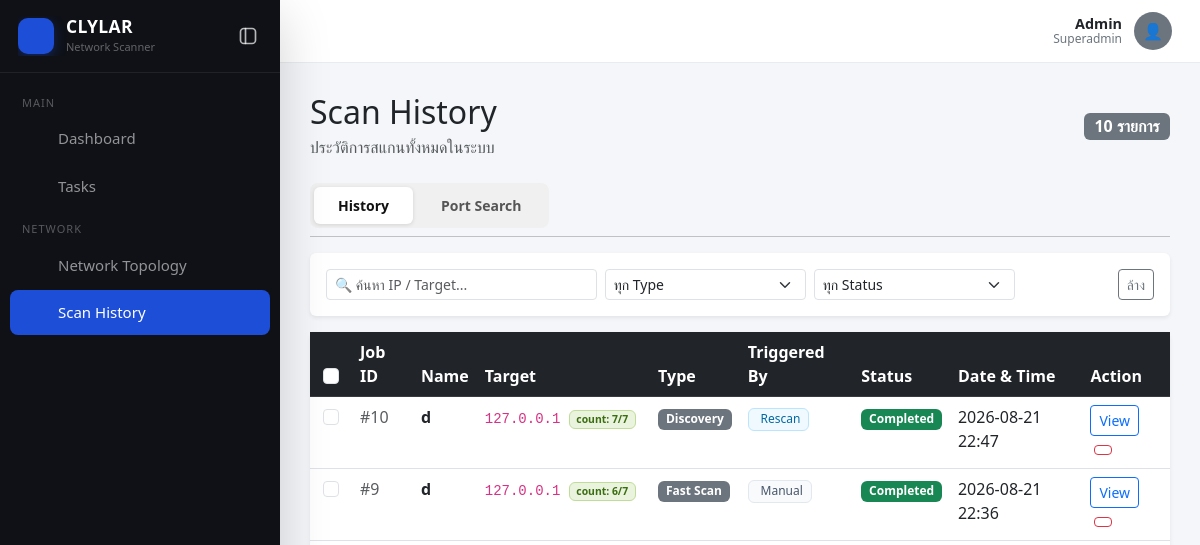
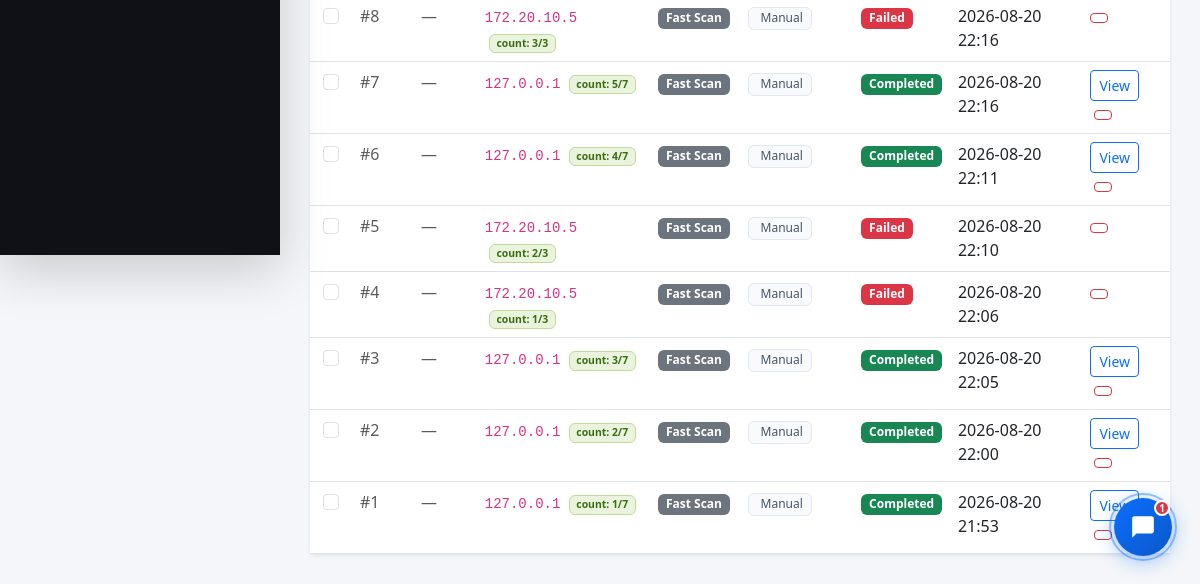
Page /history (signed in) on the earlier database version (2 pictures, top to bottom).
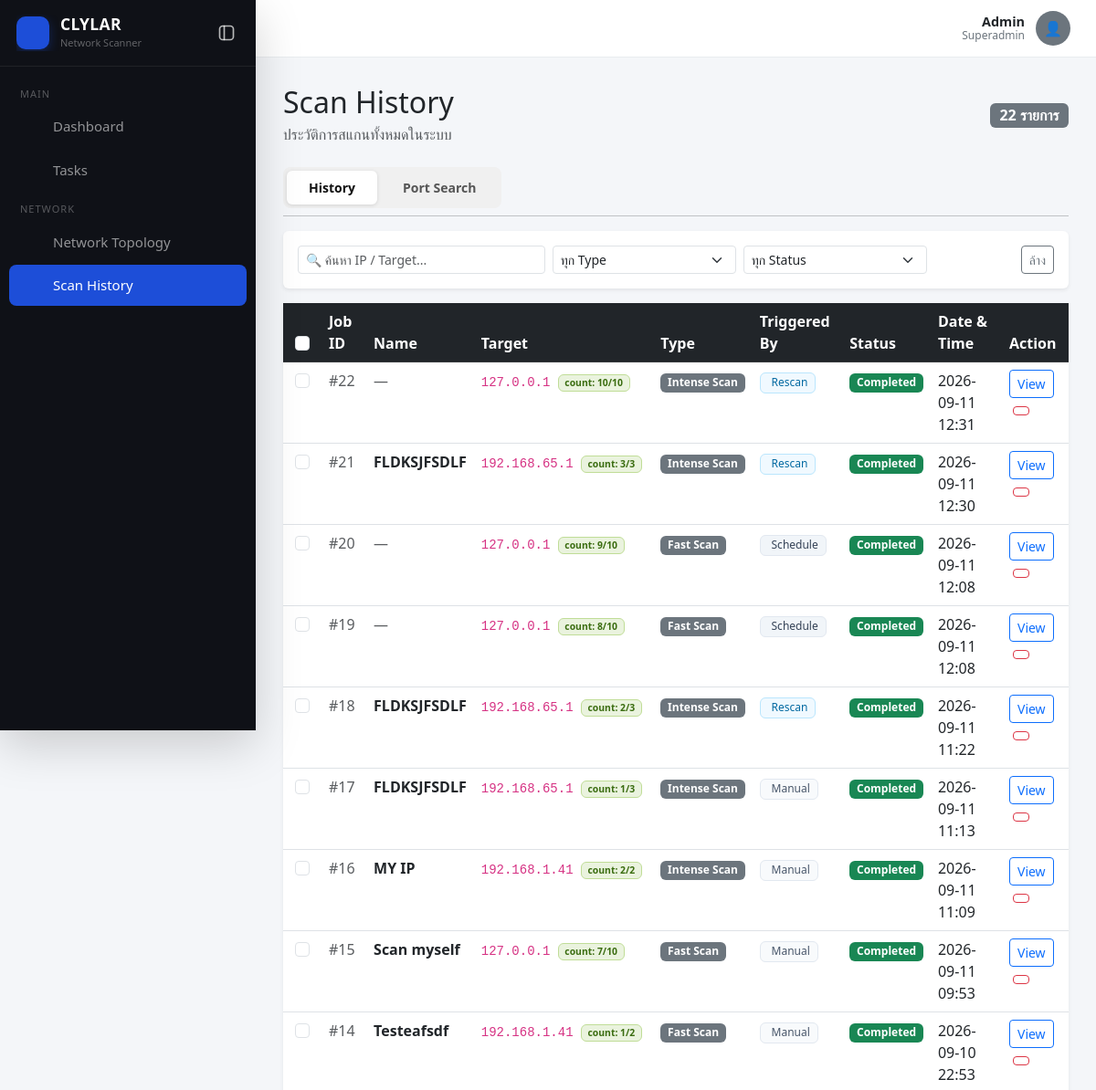
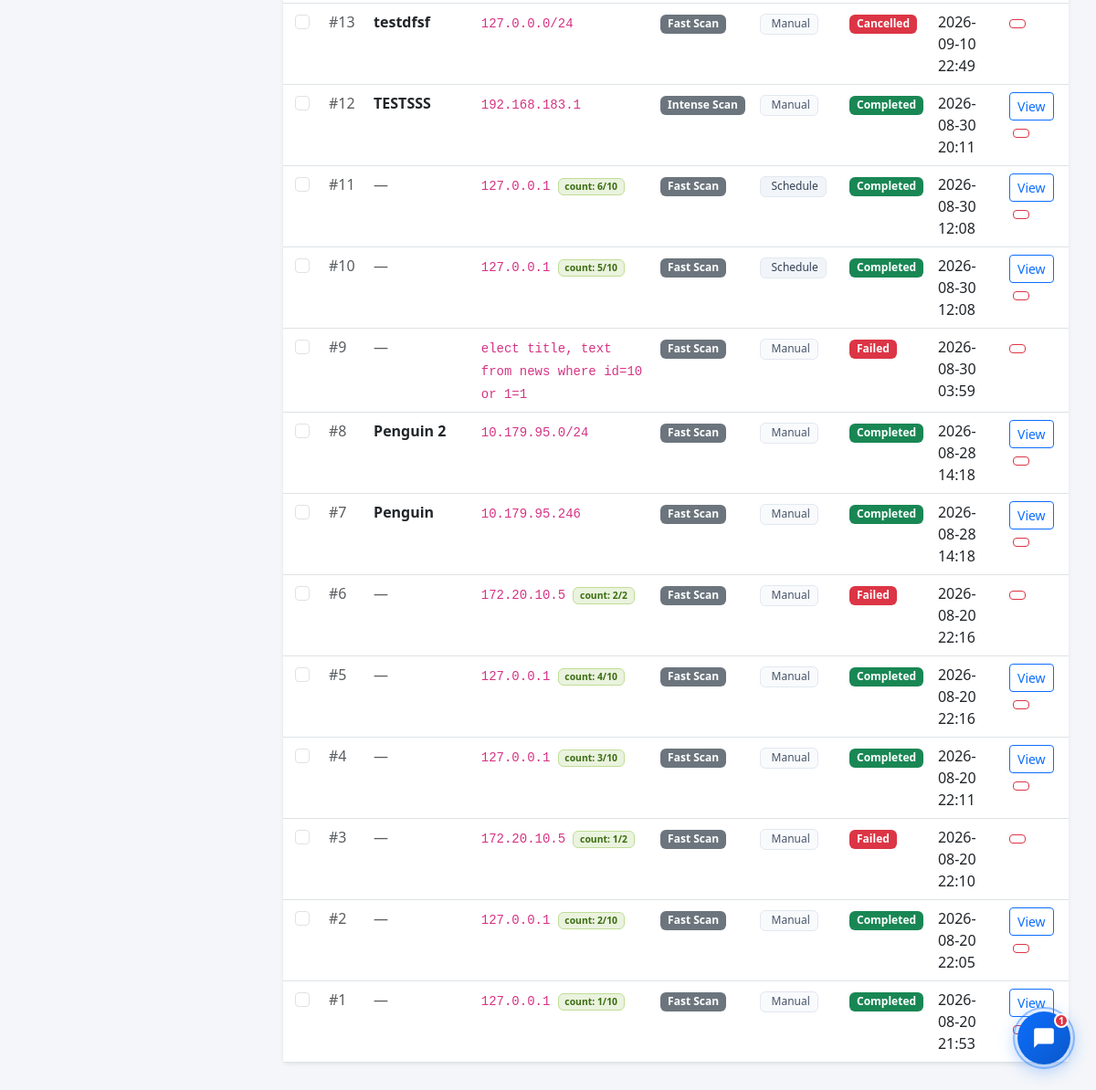
Same page on the later database version (2 pictures, top to bottom).
### models.py (models this page shows, shortened)
class User(UserMixin, db.Model):
    id = db.Column(db.Integer, primary_key=True)
    username = db.Column(db.String(50), unique=True, nullable=False)
    password_hash = db.Column(db.String(255), nullable=False)
    role = db.Column(db.String(20), default='user')
    created_by = db.Column(db.Integer, db.ForeignKey('user.id'), nullable=True)
    created_at = db.Column(db.DateTime, default=now_th)
    subordinates = db.relationship('User', backref=db.backref('creator', remote_side=[id]),
                                   foreign_keys=[created_by])
    @property
    def is_any_admin(self):
        return self.role in ('admin', 'superadmin')

class ScanJob(db.Model):
    id = db.Column(db.Integer, primary_key=True)
    scan_name = db.Column(db.String(150), nullable=True)
    target = db.Column(db.String(100), nullable=False)
    scan_type = db.Column(db.String(50))
    status = db.Column(db.String(20), default='Running')
    timestamp = db.Column(db.DateTime, default=now_th)
    result_data = db.Column(db.Text)
    triggered_by = db.Column(db.String(20), default='manual')
    owner_id = db.Column(db.Integer, db.ForeignKey('user.id'), nullable=True)
    owner = db.relationship('User', foreign_keys=[owner_id])

### app.py (the view)
@app.route('/history')
@login_required
def history_page():
    history = visible_scans_query().order_by(ScanJob.timestamp.desc()).all()
    from collections import defaultdict
    target_jobs = defaultdict(list)
    for j in history:
        target_jobs[j.target].append(j)
    scan_seq_map = {}
    for target, tlist in target_jobs.items():
        sorted_list = sorted(tlist, key=lambda x: x.timestamp or 0)
        for idx, tj in enumerate(sorted_list, 1):
            scan_seq_map[tj.id] = (idx, len(sorted_list))
    owner_seq_map = {}
    unique_owner_ids = {j.owner_id for j in history if j.owner_id is not None}
    for oid in unique_owner_ids:
        owner_all = ScanJob.query.filter_by(owner_id=oid).order_by(ScanJob.timestamp).all()
        for idx, tj in enumerate(owner_all, 1):
            owner_seq_map[tj.id] = idx
    return render_template('history.html', history=history,
                           scan_seq_map=scan_seq_map,
                           owner_seq_map=owner_seq_map)

### app.py (called while the page is built)
@app.template_filter('scan_label')
def scan_label_filter(value):
    return SCAN_TYPE_LABELS.get(value, value)

@app.template_filter('from_json')
def from_json_filter(value):
    if not value:
        return []
    try:
        import json as _json
        return _json.loads(value)
    except Exception:
        return []

@login_manager.user_loader
def load_user(user_id):
    return User.query.get(int(user_id))

def visible_scans_query():
    if current_user.role == 'superadmin':
        return ScanJob.query.filter_by(owner_id=current_user.id)
    elif current_user.role in ('admin', 'superadmin'):
        return ScanJob.query.filter_by(owner_id=current_user.id)
    else:
        admin_id = current_user.created_by
        if admin_id:
            return ScanJob.query.filter_by(owner_id=admin_id)
        return ScanJob.query.filter(ScanJob.id == None)  # ไม่เห็นอะไรเลย

### templates/history.html (shortened to what this page needs)
{% extends 'base.html' %}
{% block content %}
<div class="d-flex align-items-center justify-content-between mb-4">
    <div>
        <h2 class="mb-1">Scan History</h2>
        <p class="text-muted mb-0">ประวัติการสแกนทั้งหมดในระบบ</p>
    </div>
    <span class="badge bg-secondary fs-6">{{ history|length }} รายการ</span>
</div>
<div class="mt-3 mb-1">
    <div class="d-inline-flex rounded-3 p-1" style="background:#f0f0f0; gap:4px;">
        <button id="tab-history-btn" onclick="switchHistoryTab('history')"
                class="btn btn-sm fw-semibold rounded-2 px-4 py-2 hist-tab-btn active-tab"
                style="font-size:.875rem; transition:all .18s;">
            History
        </button>
        <button id="tab-portsearch-btn" onclick="switchHistoryTab('portsearch')"
                class="btn btn-sm fw-semibold rounded-2 px-4 py-2 hist-tab-btn"
                style="font-size:.875rem; transition:all .18s;">
            Port Search
        </button>
    </div>
</div>
<hr class="mt-2 mb-3">
<div>
<div id="tab-history">
<div class="card border-0 shadow-sm mb-3 p-3">
    <div class="row g-2 align-items-center">
        <div class="col-md-4">
            <input type="text" id="searchInput" class="form-control form-control-sm" placeholder="🔍 ค้นหา IP / Target...">
        </div>
        <div class="col-md-3">
            <select id="typeFilter" class="form-select form-select-sm">
                <option value="">ทุก Type</option>
            </select>
        </div>
        <div class="col-md-3">
            <select id="statusFilter" class="form-select form-select-sm">
                <option value="">ทุก Status</option>
            </select>
        </div>
        <div class="col-md-2 text-end">
            <button class="btn btn-sm btn-outline-secondary" onclick="clearFilters()">ล้าง</button>
        </div>
    </div>
</div>
<div class="card p-0 shadow-sm border-0">
    <table class="table table-hover mb-0" id="historyTable">
        <thead class="table-dark">
            <tr>
                {% if current_user.is_any_admin %}
                <th style="width: 42px; text-align: center;">
                    <input type="checkbox" class="form-check-input" id="selectAllCheckbox" title="เลือกทั้งหมด" style="cursor: pointer;">
                </th>
                {% endif %}
                <th>Job ID</th>
                <th>Name</th>
                <th>Target</th>
                <th>Type</th>
                <th>Triggered By</th>
                <th>Status</th>
                <th>Date & Time</th>
                <th>Action</th>
            </tr>
        </thead>
        <tbody id="historyBody">
            {% for job in history %}
            {% set job_data = job.result_data | from_json if job.result_data else [] %}
            <tr data-target="{{ job.target }}" data-type="{{ job.scan_type }}" data-status="{{ job.status }}" id="scan-row-{{ job.id }}" class="history-row">
                {% if current_user.is_any_admin %}
                <td class="text-center cb-cell" style="user-select: none; cursor: pointer;">
                    <input type="checkbox" class="form-check-input scan-row-cb"
                           value="{{ job.id }}"
                           data-scan-seq="#{{ owner_seq_map.get(job.id, job.id) }}"
                           data-target="{{ job.target }}"
                           data-name="{{ job.scan_name or '' }}"
                           {% if job.status == 'Running' %}disabled title="ไม่สามารถเลือก task ที่กำลังทำงานอยู่ได้"{% else %}style="cursor: pointer;"{% endif %}>
                </td>
                {% endif %}
                <td><span class="text-muted">#{{ owner_seq_map.get(job.id, job.id) }}</span></td>
                <td>
                    {% if job.scan_name %}
                        <span class="fw-semibold">{{ job.scan_name }}</span>
                    {% else %}
                        <span class="text-muted">—</span>
                    {% endif %}
                </td>
                <td>
                    <code>{{ job.target }}</code>
                    {% set seq_info = scan_seq_map.get(job.id) %}
                    {% if seq_info and seq_info[1] > 1 %}
                    <span class="badge ms-1" style="font-size:.65rem;background:#EAF3DE;color:#3B6D11;border:0.5px solid #C0DD97;" title="สแกนครั้งที่ {{ seq_info[0] }} จากทั้งหมด {{ seq_info[1] }} ครั้ง">count: {{ seq_info[0] }}/{{ seq_info[1] }}</span>
                    {% endif %}
                </td>
                <td><span class="badge bg-secondary">{{ job.scan_type | scan_label }}</span></td>
                <td>
                    {% if job.triggered_by == 'schedule' %}
                        <span class="badge" style="background:#f1f5f9;color:#334155;border:1px solid #e2e8f0;font-weight:500;">Schedule</span>
                    {% elif job.triggered_by == 'rescan' %}
                        <span class="badge" style="background:#f0f9ff;color:#0369a1;border:1px solid #bae6fd;font-weight:500;">Rescan</span>
                    {% elif job.triggered_by == 'drilldown' %}
                        <span class="badge" style="background:#f5f3ff;color:#6d28d9;border:1px solid #ddd6fe;font-weight:500;"><i class="ti ti-scan me-1"></i>Drill-down</span>
                    {% else %}
                        <span class="badge" style="background:#f8fafc;color:#475569;border:1px solid #e2e8f0;font-weight:500;">Manual</span>
                    {% endif %}
                </td>
                <td>
                    <span class="badge {{ 'bg-success' if job.status == 'Completed' else 'bg-danger' if job.status in ('Failed', 'Cancelled') else 'bg-warning text-dark' }}">
                        {{ job.status }}
                    </span>
                </td>
                <td>{{ job.timestamp.strftime('%Y-%m-%d %H:%M') }}</td>
                <td>
                    {% if job.status == 'Completed' %}
                        <a href="{{ url_for('scan_detail', scan_id=job.id) }}"
                           class="btn btn-sm btn-outline-primary">View</a>
                        {% if current_user.is_any_admin %}
                        <button class="btn btn-sm btn-outline-danger ms-1" title="Delete scan record"
                                data-scan-id="{{ job.id }}" data-target="{{ job.target }}" data-total="{{ scan_seq_map.get(job.id, (1,1))[1] }}"
                                onclick="confirmDelete(+this.dataset.scanId, this.dataset.target, +this.dataset.total)">
                        </button>
                        {% endif %}
                    {% elif job.status == 'Failed' %}
                        {% if current_user.is_any_admin %}
                        <button class="btn btn-sm btn-outline-danger" title="Delete scan record"
                                data-scan-id="{{ job.id }}" data-target="{{ job.target }}" data-total="{{ scan_seq_map.get(job.id, (1,1))[1] }}"
                                onclick="confirmDelete(+this.dataset.scanId, this.dataset.target, +this.dataset.total)">
                        </button>
                        {% endif %}
                    {% elif job.status == 'Cancelled' %}
                        {% if current_user.is_any_admin %}
                        <button class="btn btn-sm btn-outline-danger" title="Delete scan record"
                                data-scan-id="{{ job.id }}" data-target="{{ job.target }}" data-total="{{ scan_seq_map.get(job.id, (1,1))[1] }}"
                                onclick="confirmDelete(+this.dataset.scanId, this.dataset.target, +this.dataset.total)">
                        </button>
                        {% endif %}
                    {% else %}
                        <button class="btn btn-sm btn-secondary" disabled>Running...</button>
                    {% endif %}
                </td>
            </tr>
            {% else %}
            <tr>
                <td colspan="{{ 9 if current_user.is_any_admin else 8 }}" class="text-center text-muted py-4">ยังไม่มีประวัติการสแกน</td>
            </tr>
            {% endfor %}
        </tbody>
    </table>
</div>
</div>
</div>
{% endblock %}

### templates/base.html (shortened to what this page needs)
<!DOCTYPE html>
<html lang="en">
<head>
    <link href="https://cdn.jsdelivr.net/npm/bootstrap@5.3.0/dist/css/bootstrap.min.css" rel="stylesheet">
    <link href="https://cdn.jsdelivr.net/npm/@tabler/icons-webfont@2.44.0/tabler-icons.min.css" rel="stylesheet">
</head>
<body>
<div class="d-flex">
    {% if current_user.is_authenticated %}
    <nav class="sidebar shadow-lg" id="mainSidebar">
        <div class="sidebar-header">
            <a href="/" class="sidebar-brand" id="sidebarBrand" title="CLYLAR Network Scanner">
                <div class="sidebar-logo-icon">
                </div>
                <div class="sidebar-logo-details">
                    <div class="sidebar-logo-text">CLYLAR</div>
                    <div class="sidebar-logo-sub">Network Scanner</div>
                </div>
            </a>
            <button class="sidebar-toggle-btn" id="sidebarToggleBtn" type="button" aria-label="Collapse Sidebar" title="Collapse Sidebar (Ctrl+B)">
                <svg width="20" height="20" viewBox="0 0 24 24" fill="none" stroke="currentColor" stroke-width="2" stroke-linecap="round" stroke-linejoin="round">
                    <rect width="18" height="18" x="3" y="3" rx="4" />
                    <line x1="9" y1="3" x2="9" y2="21" />
                </svg>
            </button>
        </div>
        <div class="sidebar-nav">
            <span class="sidebar-section-label">Main</span>
            <ul class="nav flex-column">
                <li class="nav-item">
                    <a href="/" class="nav-link {% if request.path == '/' %}active{% endif %}" data-bs-toggle="tooltip" data-bs-placement="right" title="Dashboard">
                        <span class="nav-label">Dashboard</span>
                    </a>
                </li>
                {% if current_user.role in ('admin', 'superadmin') %}
                <li class="nav-item">
                    <a href="{{ url_for('tasks_page') }}" class="nav-link {% if request.path.startswith('/tasks') %}active{% endif %}" data-bs-toggle="tooltip" data-bs-placement="right" title="Tasks">
                        <span class="nav-label">Tasks</span>
                    </a>
                </li>
                {% endif %}
            </ul>
            <span class="sidebar-section-label">Network</span>
            <ul class="nav flex-column">
                <li class="nav-item">
                    <a href="{{ url_for('topology_page') }}" class="nav-link {% if request.path.startswith('/topology') %}active{% endif %}" data-bs-toggle="tooltip" data-bs-placement="right" title="Network Topology">
                        <span class="nav-label">Network Topology</span>
                    </a>
                </li>
                <li class="nav-item">
                    <a href="{{ url_for('history_page') }}" class="nav-link {% if request.path.startswith('/history') %}active{% endif %}" data-bs-toggle="tooltip" data-bs-placement="right" title="Scan History">
                        <span class="nav-label">Scan History</span>
                    </a>
                </li>
            </ul>
        </div>
    </nav>
    {% endif %}
    <div class="main-wrapper">
        {% if current_user.is_authenticated %}
        <div class="topbar">
            <div class="topbar-user">
                <div class="topbar-user-info">
                    <div class="topbar-user-name">{{ current_user.username | title }}</div>
                    <div class="topbar-user-role">{{ current_user.role | title }}</div>
                </div>
                <div class="topbar-avatar" id="profileAvatar" onclick="toggleProfileDropdown()">
                </div>
            </div>
        </div>
        {% endif %}
        <main class="main-content">
            {% block content %}
            {% endblock %}
        </main>
    </div>
</div>
{% if current_user.is_authenticated and current_user.is_any_admin %}
<button id="chatbot-btn" onclick="toggleChat()" title="CLYLAR Assistant">
  <span id="chatbot-badge">1</span>
  <svg class="icon-chat" width="26" height="26" viewBox="0 0 24 24" fill="none">
    <path d="M20 2H4C2.9 2 2 2.9 2 4v18l4-4h14c1.1 0 2-.9 2-2V4c0-1.1-.9-2-2-2z" fill="white"/>
  </svg>
</button>
{% endif %}
{% if current_user.is_authenticated %}
<div class="toast-container position-fixed bottom-0 end-0 p-4" style="z-index: 10005;">
</div>
{% endif %}
</body>
</html>

### templates/history.html (style rules this page uses)
.hist-tab-btn { background: transparent; color: #555; border: none; }
.hist-tab-btn.active-tab { background: #fff; color: #111; box-shadow: 0 1px 4px rgba(0,0,0,.12); }

Differences in the rows shown:
removed ScanJob: get "10", scan_name "d", target "127.0.0.1", seq_info "7", scan_type|scan_label "Discovery", triggered_by "Rescan", status "Completed", timestamp "2026-08-21 22:47"
removed ScanJob: get "9", scan_name "d", target "127.0.0.1", seq_info "6", seq_info "7", scan_type|scan_label "Fast Scan", triggered_by "Manual", status "Completed", timestamp "2026-08-21 22:36"
removed ScanJob: get "4", target "172.20.10.5", owner "1", seq_info "3", scan_type|scan_label "Fast Scan", triggered_by "Manual", status "Failed", timestamp "2026-08-20 22:06"
removed ScanJob: get "2", target "127.0.0.1", id "2", seq_info "7", scan_type|scan_label "Fast Scan", triggered_by "Manual", status "Completed", timestamp "2026-08-20 22:00"
added ScanJob: get "22", target "127.0.0.1", seq_info "10", scan_type|scan_label "Intense Scan", triggered_by "Rescan", status "Completed", timestamp "2026-09-11 12:31"
added ScanJob: get "21", scan_name "FLDKSJFSDLF", target "192.168.65.1", seq_info "3", scan_type|scan_label "Intense Scan", triggered_by "Rescan", status "Completed", timestamp "2026-09-11 12:30"
added ScanJob: get "20", target "127.0.0.1", seq_info "9", seq_info "10", scan_type|scan_label "Fast Scan", triggered_by "Schedule", status "Completed", timestamp "2026-09-11 12:08"
added ScanJob: get "19", target "127.0.0.1", seq_info "8", seq_info "10", scan_type|scan_label "Fast Scan", triggered_by "Schedule", status "Completed", timestamp "2026-09-11 12:08"
added ScanJob: get "18", scan_name "FLDKSJFSDLF", target "192.168.65.1", seq_info "2", seq_info "3", scan_type|scan_label "Intense Scan", triggered_by "Rescan", status "Completed", timestamp "2026-09-11 11:22"
added ScanJob: get "17", scan_name "FLDKSJFSDLF", target "192.168.65.1", owner "1", seq_info "3", scan_type|scan_label "Intense Scan", triggered_by "Manual", status "Completed", timestamp "2026-09-11 11:13"
added ScanJob: get "16", scan_name "MY IP", target "192.168.1.41", seq_info "2", scan_type|scan_label "Intense Scan", triggered_by "Manual", status "Completed", timestamp "2026-09-11 11:09"
added ScanJob: get "15", scan_name "Scan myself", target "127.0.0.1", seq_info "7", seq_info "10", scan_type|scan_label "Fast Scan", triggered_by "Manual", status "Completed", timestamp "2026-09-11 09:53"
added ScanJob: get "14", scan_name "Testeafsdf", target "192.168.1.41", owner "1", seq_info "2", scan_type|scan_label "Fast Scan", triggered_by "Manual", status "Completed", timestamp "2026-09-10 22:53"
added ScanJob: get "13", scan_name "testdfsf", target "127.0.0.0/24", scan_type|scan_label "Fast Scan", triggered_by "Manual", status "Cancelled", timestamp "2026-09-10 22:49"
added ScanJob: get "12", scan_name "TESTSSS", target "192.168.183.1", scan_type|scan_label "Intense Scan", triggered_by "Manual", status "Completed", timestamp "2026-08-30 20:11"
added ScanJob: get "11", target "127.0.0.1", seq_info "6", seq_info "10", scan_type|scan_label "Fast Scan", triggered_by "Schedule", status "Completed", timestamp "2026-08-30 12:08"
added ScanJob: get "10", target "127.0.0.1", seq_info "5", seq_info "10", scan_type|scan_label "Fast Scan", triggered_by "Schedule", status "Completed", timestamp "2026-08-30 12:08"
added ScanJob: get "9", target "elect title, text from news where id=10 or 1=1", scan_type|scan_label "Fast Scan", triggered_by "Manual", status "Failed", timestamp "2026-08-30 03:59"
added ScanJob: get "8", scan_name "Penguin 2", target "10.179.95.0/24", scan_type|scan_label "Fast Scan", triggered_by "Manual", status "Completed", timestamp "2026-08-28 14:18"
added ScanJob: get "7", scan_name "Penguin", target "10.179.95.246", scan_type|scan_label "Fast Scan", triggered_by "Manual", status "Completed", timestamp "2026-08-28 14:18"
computed for ScanJob (number 17 of 22 on the later page): get "8" → "6"; seq_info "3" → "2"
computed for ScanJob (number 18 of 22 on the later page): get "7" → "5"; seq_info "5" → "4"; id "7" → "10"
computed for ScanJob (number 19 of 22 on the later page): get "6" → "4"; seq_info "4" → "3"; seq_info "7" → "10"
computed for ScanJob (number 20 of 22 on the later page): get "5" → "3"; owner "2" → "1"; seq_info "3" → "2"
computed for ScanJob (number 21 of 22 on the later page): get "3" → "2"; id "3" → "2"; seq_info "7" → "10"
computed for ScanJob id 1: seq_info "7" → "10"
Other differences:
{{ history|length }}: "10" → "22"
